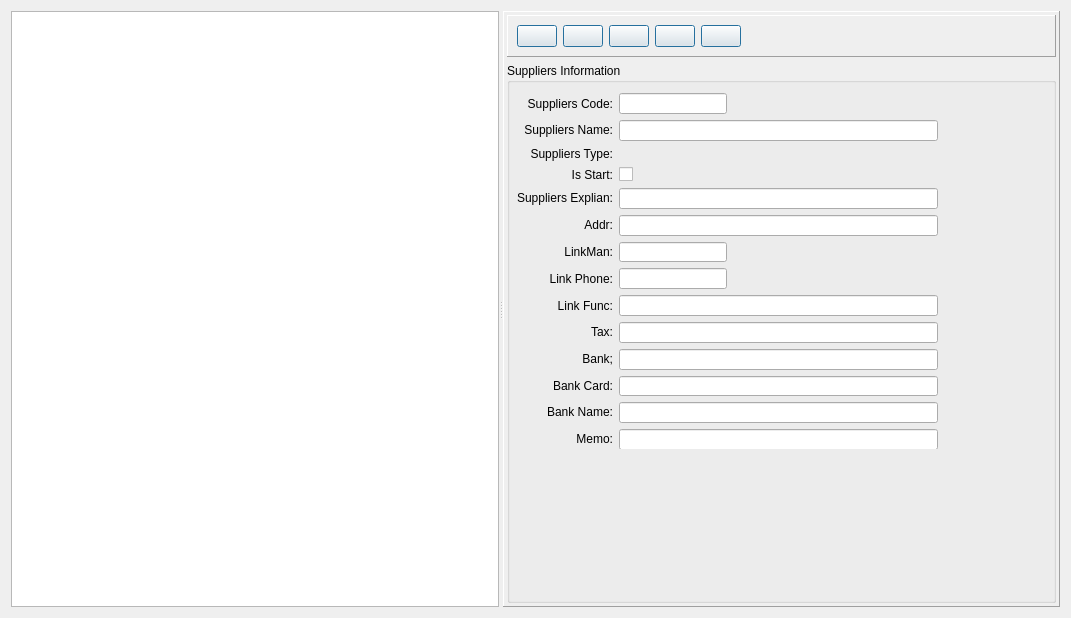
<?xml version="1.0" encoding="UTF-8"?>
<ui version="4.0">
 <class>SupplieForm</class>
 <widget class="QWidget" name="SupplieForm">
  <property name="geometry">
   <rect>
    <x>0</x>
    <y>0</y>
    <width>1071</width>
    <height>618</height>
   </rect>
  </property>
  <property name="windowTitle">
   <string>Form</string>
  </property>
  <layout class="QHBoxLayout" name="horizontalLayout">
   <item>
    <widget class="QSplitter" name="splitter">
     <property name="orientation">
      <enum>Qt::Horizontal</enum>
     </property>
     <widget class="QTreeView" name="treeView">
      <property name="sizePolicy">
       <sizepolicy hsizetype="Fixed" vsizetype="Expanding">
        <horstretch>0</horstretch>
        <verstretch>0</verstretch>
       </sizepolicy>
      </property>
      <property name="editTriggers">
       <set>QAbstractItemView::NoEditTriggers</set>
      </property>
      <property name="selectionMode">
       <enum>QAbstractItemView::SingleSelection</enum>
      </property>
      <attribute name="headerHighlightSections">
       <bool>false</bool>
      </attribute>
     </widget>
     <widget class="QFrame" name="frame">
      <property name="sizePolicy">
       <sizepolicy hsizetype="Expanding" vsizetype="Preferred">
        <horstretch>0</horstretch>
        <verstretch>0</verstretch>
       </sizepolicy>
      </property>
      <property name="frameShape">
       <enum>QFrame::Panel</enum>
      </property>
      <property name="frameShadow">
       <enum>QFrame::Raised</enum>
      </property>
      <layout class="QGridLayout" name="gridLayout_3">
       <property name="margin">
        <number>3</number>
       </property>
       <item row="0" column="0">
        <widget class="QFrame" name="frame_2">
         <property name="sizePolicy">
          <sizepolicy hsizetype="Preferred" vsizetype="Fixed">
           <horstretch>0</horstretch>
           <verstretch>0</verstretch>
          </sizepolicy>
         </property>
         <property name="frameShape">
          <enum>QFrame::Panel</enum>
         </property>
         <property name="frameShadow">
          <enum>QFrame::Raised</enum>
         </property>
         <layout class="QGridLayout" name="gridLayout_2">
          <item row="0" column="0">
           <widget class="QPushButton" name="newButton">
            <property name="sizePolicy">
             <sizepolicy hsizetype="Fixed" vsizetype="Fixed">
              <horstretch>0</horstretch>
              <verstretch>0</verstretch>
             </sizepolicy>
            </property>
            <property name="toolTip">
             <string>New</string>
            </property>
            <property name="text">
             <string/>
            </property>
            <property name="icon">
             <iconset>
              <normaloff>:/image/Add.png</normaloff>:/image/Add.png</iconset>
            </property>
            <property name="iconSize">
             <size>
              <width>24</width>
              <height>24</height>
             </size>
            </property>
            <property name="autoRepeat">
             <bool>false</bool>
            </property>
            <property name="autoExclusive">
             <bool>false</bool>
            </property>
            <property name="default">
             <bool>true</bool>
            </property>
            <property name="flat">
             <bool>false</bool>
            </property>
           </widget>
          </item>
          <item row="0" column="5">
           <spacer name="horizontalSpacer">
            <property name="orientation">
             <enum>Qt::Horizontal</enum>
            </property>
            <property name="sizeHint" stdset="0">
             <size>
              <width>40</width>
              <height>20</height>
             </size>
            </property>
           </spacer>
          </item>
          <item row="0" column="3">
           <widget class="QPushButton" name="delButton">
            <property name="sizePolicy">
             <sizepolicy hsizetype="Fixed" vsizetype="Fixed">
              <horstretch>0</horstretch>
              <verstretch>0</verstretch>
             </sizepolicy>
            </property>
            <property name="toolTip">
             <string>Del</string>
            </property>
            <property name="text">
             <string/>
            </property>
            <property name="icon">
             <iconset>
              <normaloff>:/image/cross_48.png</normaloff>:/image/cross_48.png</iconset>
            </property>
            <property name="iconSize">
             <size>
              <width>24</width>
              <height>24</height>
             </size>
            </property>
            <property name="autoDefault">
             <bool>true</bool>
            </property>
            <property name="default">
             <bool>true</bool>
            </property>
            <property name="flat">
             <bool>false</bool>
            </property>
           </widget>
          </item>
          <item row="0" column="4">
           <widget class="QPushButton" name="cancelButton">
            <property name="sizePolicy">
             <sizepolicy hsizetype="Fixed" vsizetype="Fixed">
              <horstretch>0</horstretch>
              <verstretch>0</verstretch>
             </sizepolicy>
            </property>
            <property name="toolTip">
             <string>Exit</string>
            </property>
            <property name="text">
             <string/>
            </property>
            <property name="icon">
             <iconset>
              <normaloff>:/image/cancel.png</normaloff>:/image/cancel.png</iconset>
            </property>
            <property name="iconSize">
             <size>
              <width>24</width>
              <height>24</height>
             </size>
            </property>
            <property name="default">
             <bool>true</bool>
            </property>
            <property name="flat">
             <bool>false</bool>
            </property>
           </widget>
          </item>
          <item row="0" column="2">
           <widget class="QPushButton" name="saveButton">
            <property name="sizePolicy">
             <sizepolicy hsizetype="Fixed" vsizetype="Fixed">
              <horstretch>0</horstretch>
              <verstretch>0</verstretch>
             </sizepolicy>
            </property>
            <property name="toolTip">
             <string>Save</string>
            </property>
            <property name="text">
             <string/>
            </property>
            <property name="icon">
             <iconset>
              <normaloff>:/image/save.png</normaloff>:/image/save.png</iconset>
            </property>
            <property name="iconSize">
             <size>
              <width>24</width>
              <height>24</height>
             </size>
            </property>
            <property name="autoRepeat">
             <bool>false</bool>
            </property>
            <property name="autoExclusive">
             <bool>false</bool>
            </property>
            <property name="default">
             <bool>true</bool>
            </property>
            <property name="flat">
             <bool>false</bool>
            </property>
           </widget>
          </item>
          <item row="0" column="1">
           <widget class="QPushButton" name="editButton">
            <property name="toolTip">
             <string>Edit</string>
            </property>
            <property name="text">
             <string/>
            </property>
            <property name="icon">
             <iconset>
              <normaloff>:/image/edit.png</normaloff>:/image/edit.png</iconset>
            </property>
            <property name="iconSize">
             <size>
              <width>24</width>
              <height>24</height>
             </size>
            </property>
            <property name="autoDefault">
             <bool>true</bool>
            </property>
            <property name="default">
             <bool>true</bool>
            </property>
           </widget>
          </item>
         </layout>
        </widget>
       </item>
       <item row="1" column="0">
        <widget class="QGroupBox" name="groupBox">
         <property name="title">
          <string>Suppliers Information</string>
         </property>
         <widget class="QWidget" name="gridLayoutWidget">
          <property name="geometry">
           <rect>
            <x>10</x>
            <y>30</y>
            <width>421</width>
            <height>356</height>
           </rect>
          </property>
          <layout class="QGridLayout" name="gridLayout">
           <item row="16" column="1">
            <widget class="QLineEdit" name="bankNameEdit"/>
           </item>
           <item row="16" column="0">
            <widget class="QLabel" name="bankNameLabel">
             <property name="sizePolicy">
              <sizepolicy hsizetype="Preferred" vsizetype="Fixed">
               <horstretch>0</horstretch>
               <verstretch>0</verstretch>
              </sizepolicy>
             </property>
             <property name="text">
              <string>Bank Name:</string>
             </property>
             <property name="alignment">
              <set>Qt::AlignRight|Qt::AlignTrailing|Qt::AlignVCenter</set>
             </property>
            </widget>
           </item>
           <item row="5" column="0">
            <widget class="QLabel" name="explianLabel">
             <property name="sizePolicy">
              <sizepolicy hsizetype="Preferred" vsizetype="Fixed">
               <horstretch>0</horstretch>
               <verstretch>0</verstretch>
              </sizepolicy>
             </property>
             <property name="text">
              <string>Suppliers Explian:</string>
             </property>
             <property name="alignment">
              <set>Qt::AlignRight|Qt::AlignTrailing|Qt::AlignVCenter</set>
             </property>
            </widget>
           </item>
           <item row="9" column="0">
            <widget class="QLabel" name="linkFuncLabel">
             <property name="text">
              <string>Link Func:</string>
             </property>
             <property name="alignment">
              <set>Qt::AlignRight|Qt::AlignTrailing|Qt::AlignVCenter</set>
             </property>
            </widget>
           </item>
           <item row="9" column="1">
            <widget class="QLineEdit" name="funcEdit"/>
           </item>
           <item row="17" column="1">
            <widget class="QLineEdit" name="memoEdit">
             <property name="cursorMoveStyle">
              <enum>Qt::VisualMoveStyle</enum>
             </property>
            </widget>
           </item>
           <item row="6" column="1">
            <widget class="QLineEdit" name="addrEdit"/>
           </item>
           <item row="14" column="1">
            <widget class="QLineEdit" name="bankEdit"/>
           </item>
           <item row="8" column="0">
            <widget class="QLabel" name="linkPhoneLabel">
             <property name="text">
              <string>Link Phone:</string>
             </property>
             <property name="alignment">
              <set>Qt::AlignRight|Qt::AlignTrailing|Qt::AlignVCenter</set>
             </property>
            </widget>
           </item>
           <item row="6" column="0">
            <widget class="QLabel" name="addrLabel">
             <property name="sizePolicy">
              <sizepolicy hsizetype="Preferred" vsizetype="Fixed">
               <horstretch>0</horstretch>
               <verstretch>0</verstretch>
              </sizepolicy>
             </property>
             <property name="text">
              <string>Addr:</string>
             </property>
             <property name="alignment">
              <set>Qt::AlignRight|Qt::AlignTrailing|Qt::AlignVCenter</set>
             </property>
            </widget>
           </item>
           <item row="15" column="1">
            <widget class="QLineEdit" name="bankCardEdit"/>
           </item>
           <item row="1" column="1">
            <widget class="QLineEdit" name="nameEdit">
             <property name="sizePolicy">
              <sizepolicy hsizetype="Expanding" vsizetype="Fixed">
               <horstretch>0</horstretch>
               <verstretch>0</verstretch>
              </sizepolicy>
             </property>
            </widget>
           </item>
           <item row="13" column="0">
            <widget class="QLabel" name="taxLabel">
             <property name="sizePolicy">
              <sizepolicy hsizetype="Preferred" vsizetype="Fixed">
               <horstretch>0</horstretch>
               <verstretch>0</verstretch>
              </sizepolicy>
             </property>
             <property name="text">
              <string>Tax:</string>
             </property>
             <property name="alignment">
              <set>Qt::AlignRight|Qt::AlignTrailing|Qt::AlignVCenter</set>
             </property>
            </widget>
           </item>
           <item row="1" column="0">
            <widget class="QLabel" name="nameLabel">
             <property name="sizePolicy">
              <sizepolicy hsizetype="Preferred" vsizetype="Fixed">
               <horstretch>0</horstretch>
               <verstretch>0</verstretch>
              </sizepolicy>
             </property>
             <property name="text">
              <string>Suppliers Name:</string>
             </property>
             <property name="alignment">
              <set>Qt::AlignRight|Qt::AlignTrailing|Qt::AlignVCenter</set>
             </property>
            </widget>
           </item>
           <item row="14" column="0">
            <widget class="QLabel" name="bankLabel">
             <property name="sizePolicy">
              <sizepolicy hsizetype="Preferred" vsizetype="Fixed">
               <horstretch>0</horstretch>
               <verstretch>0</verstretch>
              </sizepolicy>
             </property>
             <property name="text">
              <string>Bank;</string>
             </property>
             <property name="alignment">
              <set>Qt::AlignRight|Qt::AlignTrailing|Qt::AlignVCenter</set>
             </property>
            </widget>
           </item>
           <item row="15" column="0">
            <widget class="QLabel" name="bankCardLabel">
             <property name="sizePolicy">
              <sizepolicy hsizetype="Preferred" vsizetype="Fixed">
               <horstretch>0</horstretch>
               <verstretch>0</verstretch>
              </sizepolicy>
             </property>
             <property name="text">
              <string>Bank Card:</string>
             </property>
             <property name="alignment">
              <set>Qt::AlignRight|Qt::AlignTrailing|Qt::AlignVCenter</set>
             </property>
            </widget>
           </item>
           <item row="8" column="1">
            <widget class="QLineEdit" name="phoneEdit">
             <property name="sizePolicy">
              <sizepolicy hsizetype="Fixed" vsizetype="Fixed">
               <horstretch>0</horstretch>
               <verstretch>0</verstretch>
              </sizepolicy>
             </property>
            </widget>
           </item>
           <item row="13" column="1">
            <widget class="QLineEdit" name="taxEdit"/>
           </item>
           <item row="7" column="1">
            <widget class="QLineEdit" name="manEdit">
             <property name="sizePolicy">
              <sizepolicy hsizetype="Fixed" vsizetype="Fixed">
               <horstretch>0</horstretch>
               <verstretch>0</verstretch>
              </sizepolicy>
             </property>
            </widget>
           </item>
           <item row="7" column="0">
            <widget class="QLabel" name="linkmanLabel">
             <property name="text">
              <string>LinkMan:</string>
             </property>
             <property name="alignment">
              <set>Qt::AlignRight|Qt::AlignTrailing|Qt::AlignVCenter</set>
             </property>
            </widget>
           </item>
           <item row="5" column="1">
            <widget class="QLineEdit" name="explianEdit">
             <property name="sizePolicy">
              <sizepolicy hsizetype="Expanding" vsizetype="Fixed">
               <horstretch>0</horstretch>
               <verstretch>0</verstretch>
              </sizepolicy>
             </property>
            </widget>
           </item>
           <item row="2" column="0">
            <widget class="QLabel" name="typeLabel">
             <property name="sizePolicy">
              <sizepolicy hsizetype="Preferred" vsizetype="Fixed">
               <horstretch>0</horstretch>
               <verstretch>0</verstretch>
              </sizepolicy>
             </property>
             <property name="text">
              <string>Suppliers Type:</string>
             </property>
             <property name="alignment">
              <set>Qt::AlignRight|Qt::AlignTrailing|Qt::AlignVCenter</set>
             </property>
            </widget>
           </item>
           <item row="17" column="0">
            <widget class="QLabel" name="memoLabel">
             <property name="sizePolicy">
              <sizepolicy hsizetype="Preferred" vsizetype="Fixed">
               <horstretch>0</horstretch>
               <verstretch>0</verstretch>
              </sizepolicy>
             </property>
             <property name="text">
              <string>Memo:</string>
             </property>
             <property name="alignment">
              <set>Qt::AlignRight|Qt::AlignTrailing|Qt::AlignVCenter</set>
             </property>
            </widget>
           </item>
           <item row="0" column="0">
            <widget class="QLabel" name="label">
             <property name="text">
              <string>Suppliers Code:</string>
             </property>
             <property name="alignment">
              <set>Qt::AlignRight|Qt::AlignTrailing|Qt::AlignVCenter</set>
             </property>
            </widget>
           </item>
           <item row="0" column="1">
            <widget class="QLineEdit" name="codeEdit">
             <property name="sizePolicy">
              <sizepolicy hsizetype="Fixed" vsizetype="Fixed">
               <horstretch>0</horstretch>
               <verstretch>0</verstretch>
              </sizepolicy>
             </property>
            </widget>
           </item>
           <item row="3" column="1">
            <widget class="QCheckBox" name="statusCheckBox">
             <property name="text">
              <string/>
             </property>
            </widget>
           </item>
           <item row="3" column="0">
            <widget class="QLabel" name="label_2">
             <property name="text">
              <string>Is Start:</string>
             </property>
             <property name="alignment">
              <set>Qt::AlignRight|Qt::AlignTrailing|Qt::AlignVCenter</set>
             </property>
            </widget>
           </item>
           <item row="2" column="1">
            <widget class="QkSearchEditBox" name="typeQsk"/>
           </item>
          </layout>
         </widget>
        </widget>
       </item>
      </layout>
     </widget>
    </widget>
   </item>
  </layout>
 </widget>
 <customwidgets>
  <customwidget>
   <class>QkSearchEditBox</class>
   <extends>QWidget</extends>
   <header>qksearcheditbox.h</header>
  </customwidget>
 </customwidgets>
 <tabstops>
  <tabstop>nameEdit</tabstop>
  <tabstop>explianEdit</tabstop>
  <tabstop>addrEdit</tabstop>
  <tabstop>manEdit</tabstop>
  <tabstop>phoneEdit</tabstop>
  <tabstop>funcEdit</tabstop>
  <tabstop>taxEdit</tabstop>
  <tabstop>bankEdit</tabstop>
  <tabstop>bankCardEdit</tabstop>
  <tabstop>bankNameEdit</tabstop>
  <tabstop>memoEdit</tabstop>
  <tabstop>cancelButton</tabstop>
  <tabstop>treeView</tabstop>
  <tabstop>newButton</tabstop>
  <tabstop>delButton</tabstop>
  <tabstop>editButton</tabstop>
  <tabstop>saveButton</tabstop>
 </tabstops>
 <resources/>
 <connections/>
</ui>
